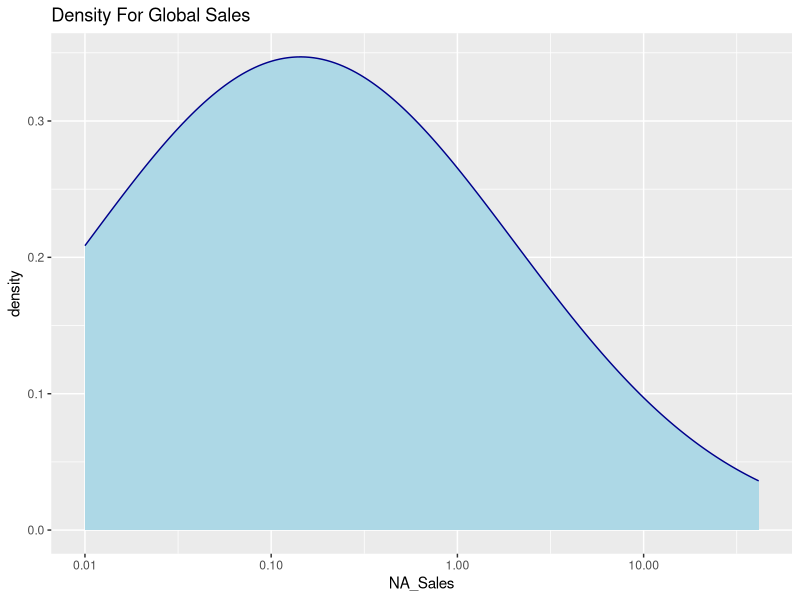

Write the R code that produced this figure.
library(tidyverse)

mydata<-read.csv("vgSales(Cleaned).csv")
mydata
library(ggplot2)
library(dplyr)
mydata<-mutate(mydata, Year_Group=NA)

#dp<-ggplot(mydata,aes(x=NA_Sales))+geom_density(color="darkblue",fill="lightblue")+stat_density(adjust=1)
#dpnormal<-ggplot(mydata,aes(x=NA_Sales))+geom_density()+stat_density(bw=1)
dpnormal<-ggplot(mydata,aes(x=NA_Sales))+geom_density(color="darkblue",fill="lightblue",bw=1)#change the bw for the bandwidth
#dp+xlim(0,10)+ylim(0,2)
dpnormal+scale_x_continuous(trans = 'log10')+ggtitle("Density For Global Sales") 
#change x axis in algorithm scale

